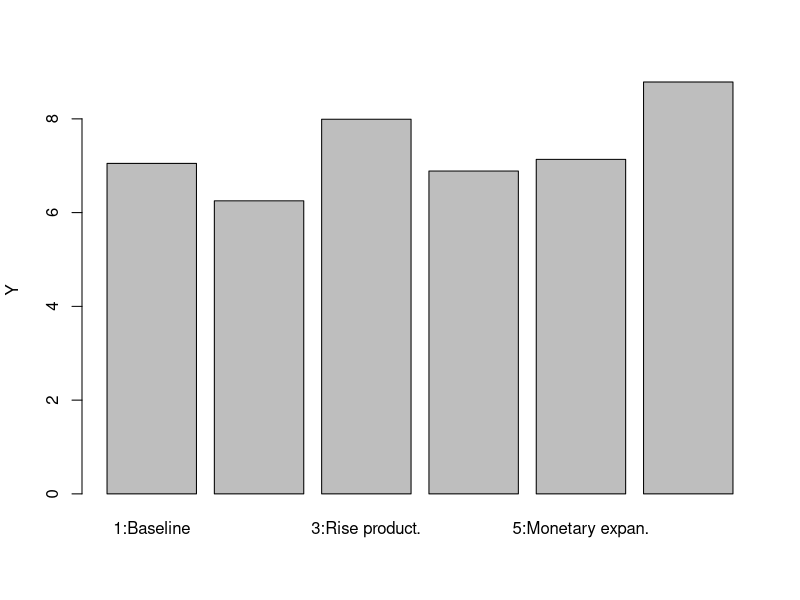
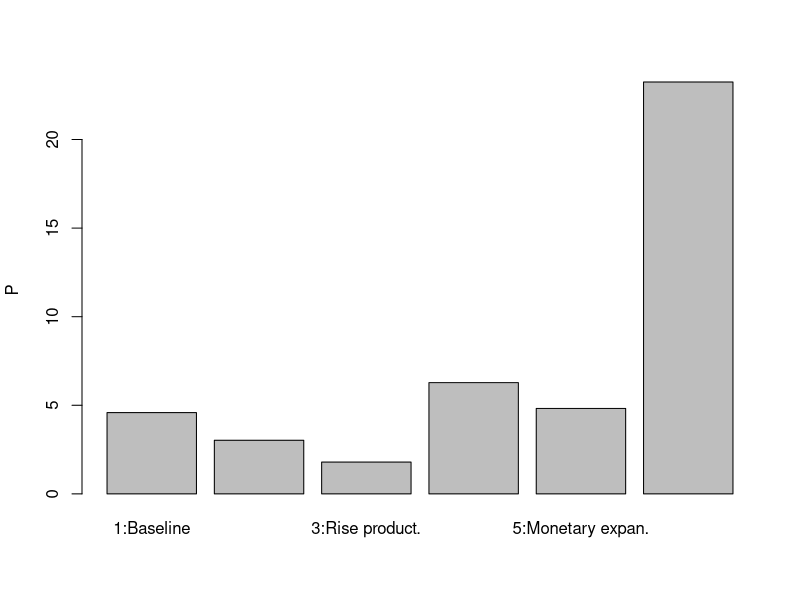
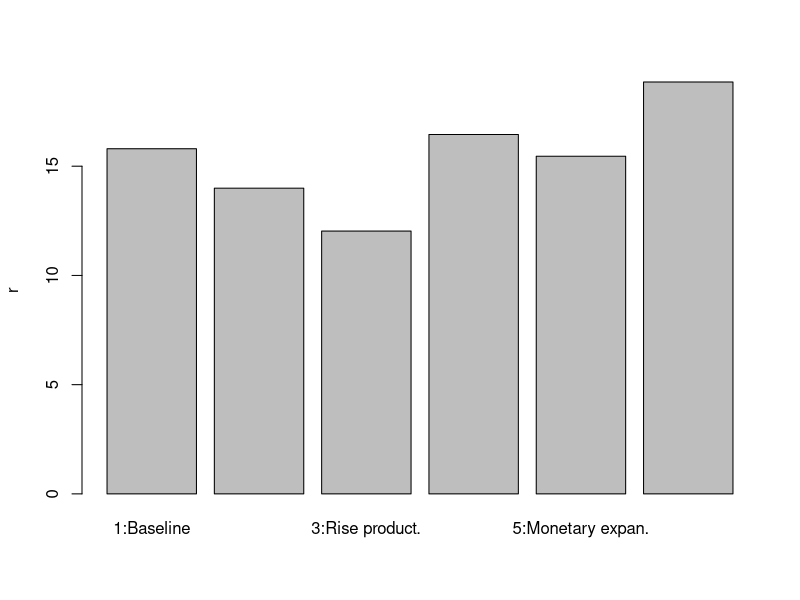
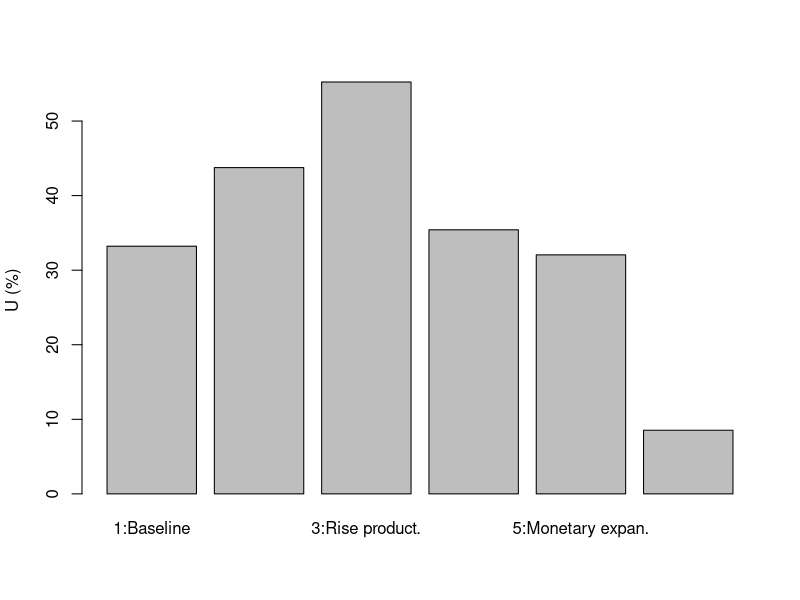
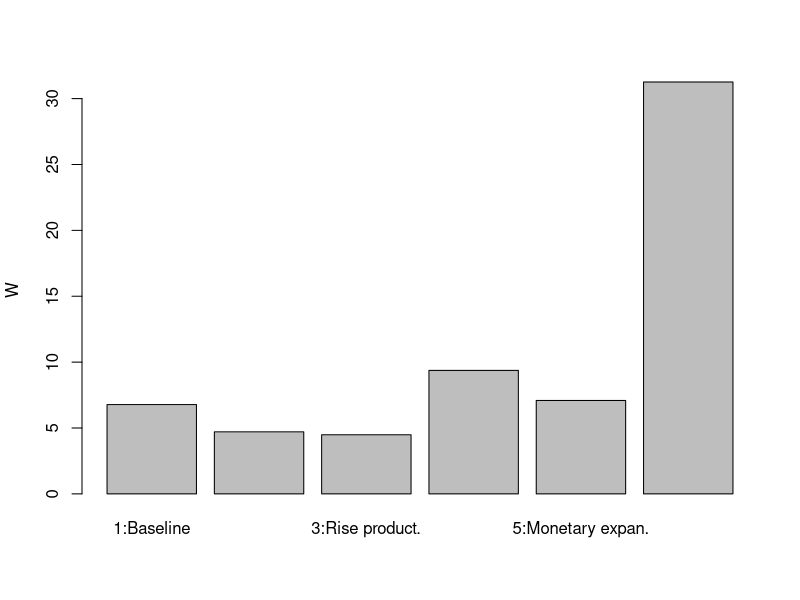
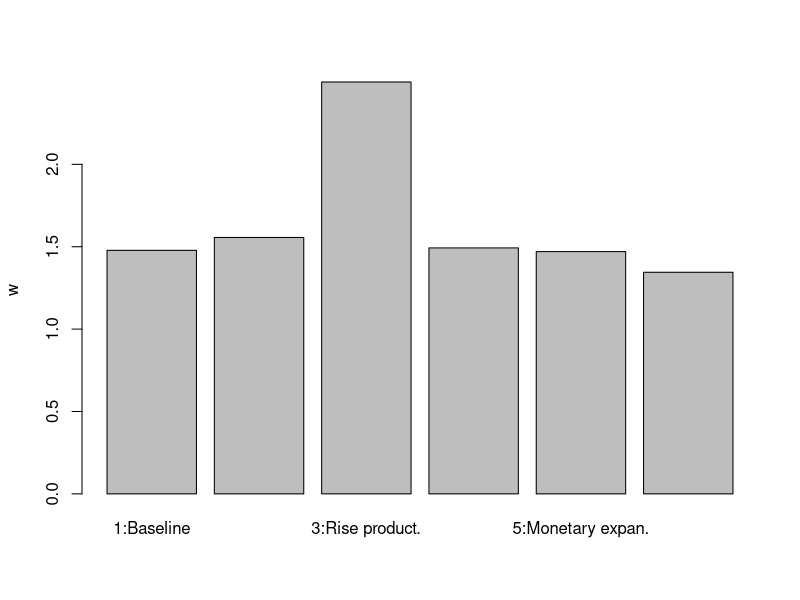
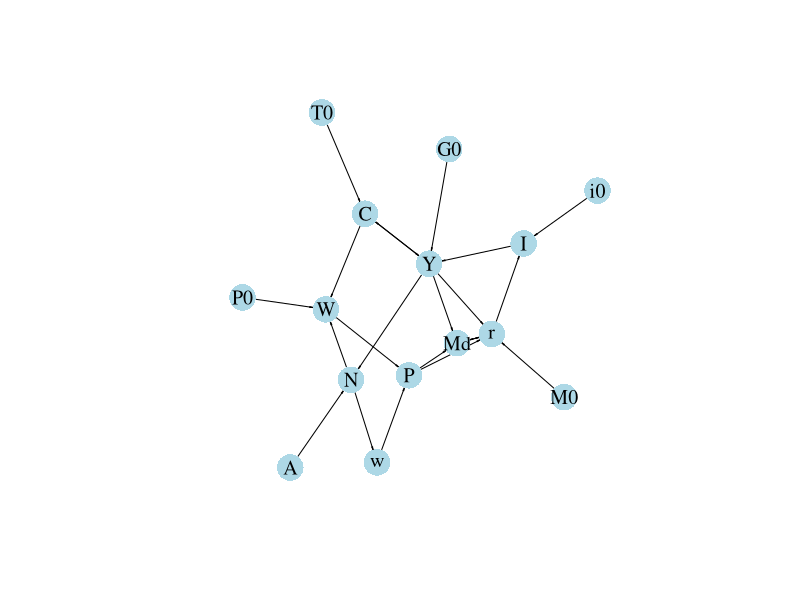

The R script that drew these images, in order:
## ---- chunk 1

#Clear the environment
rm(list=ls(all=TRUE))

# Set number of scenarios (including baseline)
S=6

#Create vector in which equilibrium solutions from different parameterisations will be stored
Y_star=vector(length=S) # Income/output
C_star=vector(length=S) # Consumption
I_star=vector(length=S) # Investment
r_star=vector(length=S) # Real interest rate
N_star=vector(length=S) # Employment
U_star=vector(length=S) # Unemployment rate
P_star=vector(length=S) # Price level
w_star=vector(length=S) # Real wage
W_star=vector(length=S) # Nominal wage

# Set exogenous variables that will be shifted
i0=vector(length=S) # autonomous investment (animal spirits)
M0=vector(length=S) # money supply
G0=vector(length=S) # government spending
P0=vector(length=S) # expected price level
A=vector(length=S)  # Exogenous productivity

### Construct different scenarios
# baseline 
A[]=2  
i0[]=2
M0[]=5   
G0[]=1   
P0[]=1

# scenario 2: fall in animal spirits
i0[2]=1.5

# scenario 3: increase in productivity
A[3]=3

# scenario 4: increase in expected price level
P0[4]=1.5  
   
# scenario 5: monetary expansion 
M0[5]=6

# scenario 6: fiscal expansion
G0[6]=2  
    
#Set constant parameter values
c0=2   # Autonomous consumption
c1=0.6 # Sensitivity of consumption with respect to the income (marginal propensity to consume)
i1=0.1 # Sensitivity of investment with respect to the interest rate
m1=0.2 # Sensitivity of money demand with respect to income
m2=0.4 # Sensitivity of money demand with respect to interest rate
Nf=5   # Full employment/labour force
K=4    # Exogenous capital stock
a=0.3  # Capital elasticity of output
b=0.4  # household preference for leisure
T0=1   # tax revenues
m0=6   # liquidity preference

# Initialise endogenous variables at some arbitrary positive value 
Y=1
C=1
I=1
r=1
P=1
w=1
N=1
W=1

#Solve this system numerically through 1000 iterations based on the initialisation

for (i in 1:S){
  
  for (iterations in 1:1000){
    
    #Model equations
    
    # Goods market equilibrium
    Y = C + I + G0[i]
    
    # Consumption demand
    C = c0 + c1*(Y-T0)
    
    # Investment demand
    I = i0[i] - i1*r
    
    # Money market, solved for interest rate
    r = (m0 - (M0[i]/P))/m2 + m1*Y/m2
    
    #Unemployment rate
    U = (1 - N/Nf)
    
    #Real wage 
    w = A[i]*(1-a)*(K^a)*N^(-a)
    
    #Nominal wage 
    W= (P0[i]*b*C)/(1- (N/Nf))
    
    #Price level 
    P = W/w
    
    #Employment 
    N = (Y/(A[i]*(K^a)))^(1/(1-a))

}
  
  #Save results for different parameterisations in vector
  Y_star[i]=Y
  C_star[i]=C
  I_star[i]=I
  r_star[i]=r
  N_star[i]=N
  U_star[i]=U
  P_star[i]=P
  w_star[i]=w
  W_star[i]=W

}

## ---- chunk 2
#| label: fig-output-neocl-macro
#| fig-cap: Output
barplot(Y_star, ylab="Y", names.arg=c("1:Baseline", "2:Fall animal spirits", "3:Rise product.",
                                      "4:Rise exp. price", "5:Monetary expan.", "6:Fiscal expan."))

## ---- chunk 3
#| label: fig-price-level-neocl-macro
#| fig-cap: Price level
barplot(P_star, ylab="P", names.arg=c("1:Baseline", "2:Fall animal spirits", "3:Rise product.",
                                      "4:Rise exp. price", "5:Monetary expan.", "6:Fiscal expan."))

## ---- chunk 4
#| label: fig-interest_rate-neocl-macro
#| fig-cap: Interest rate
barplot(r_star, ylab="r", names.arg=c("1:Baseline", "2:Fall animal spirits", "3:Rise product.",
                                      "4:Rise exp. price", "5:Monetary expan.", "6:Fiscal expan."))

## ---- chunk 5
#| label: fig-unemployment-neocl-macro
#| fig-cap: Unemployment rate
barplot(U_star*100, ylab="U (%)", names.arg=c("1:Baseline", "2:Fall animal spirits", "3:Rise product.",
                                              "4:Rise exp. price", "5:Monetary expan.", "6:Fiscal expan."))

## ---- chunk 6
#| label: fig-nominal-wage-neocl-macro
#| fig-cap: Nominal wage

barplot(W_star, ylab="W", names.arg=c("1:Baseline", "2:Fall animal spirits", "3:Rise product.",
                                      "4:Rise exp. price", "5:Monetary expan.", "6:Fiscal expan."))
## ---- chunk 7
#| label: fig-real-wage-neocl-macro
#| fig-cap: Real wage

barplot(w_star, ylab="w", names.arg=c("1:Baseline", "2:Fall animal spirits", "3:Rise product.",
                                      "4:Rise exp. price", "5:Monetary expan.", "6:Fiscal expan."))

## ---- chunk 8
#| message: false
#| label: fig-dg-neoclmacro
#| fig-cap: Directed graph of Neoclassical Synthesis model

## Create directed graph
# Construct auxiliary Jacobian matrix for 15 variables: Y, C, I, G, T, r, w, W, P, M0, N, i0, A, P0, Md

M_mat=matrix(c(0,1,1,1,0,0,0,0,0,0,0,0,0,0,0,
               1,0,0,0,1,0,0,0,0,0,0,0,0,0,0,
               0,0,0,0,0,1,0,0,0,0,0,1,0,0,0,
               0,0,0,0,0,0,0,0,0,0,0,0,0,0,0,
               0,0,0,0,0,0,0,0,0,0,0,0,0,0,0,
               1,0,0,0,0,0,0,0,1,1,0,0,0,0,1,
               0,0,0,0,0,0,0,0,0,0,1,0,0,0,0,
               0,1,0,0,0,0,0,0,0,0,1,0,0,1,0,
               0,0,0,0,0,0,1,1,0,0,0,0,0,0,0,
               0,0,0,0,0,0,0,0,0,0,0,0,0,0,0,
               1,0,0,0,0,0,0,0,0,0,0,0,1,0,0,
               0,0,0,0,0,0,0,0,0,0,0,0,0,0,0,
               0,0,0,0,0,0,0,0,0,0,0,0,0,0,0,
               0,0,0,0,0,0,0,0,0,0,0,0,0,0,0,
               1,0,0,0,0,1,0,0,1,0,0,0,0,0,0), 15, 15, byrow=TRUE)

# Create adjacency matrix from transpose of auxiliary Jacobian and add column names
A_mat=t(M_mat)
colnames(A_mat) = c("Y", "C", "I", "G0", "T0", "r", "w", "W", "P", "M0", "N", "i0", "A", "P0", "Md")

# Create and plot directed graph from adjacency matrix
library(igraph)
dg= graph_from_adjacency_matrix(A_mat, mode="directed", weighted= NULL)
plot(dg, main="", vertex.size=15, vertex.color="lightblue", 
     vertex.label.color="black", edge.arrow.size=0.15, edge.width=1,
     edge.arrow.width=0.4, edge.color="black", vertex.label.cex=1.2, vertex.frame.color="NA", margin=0.01)
